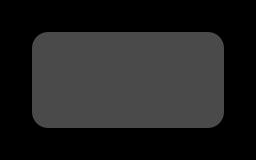

The image is a tile-based game level rendered from a .tmx file. Its description and complete source (layers, tilesets, objects, tile grids) follow:
An orthogonal 8x5 tile map with 32x32 px tiles, 4 tile layers (grid, walls, zonemap, cellrounded) and 4 objects (2x goal, player, robot).

<map version="1.0" orientation="orthogonal" renderorder="right-down" width="8" height="5" tilewidth="32" tileheight="32" nextobjectid="28">
 <properties>
  <property name="_mode" value="" />
  <property name="_title" value="test" />
  <property name="_zone" value="" />
 </properties>
 <tileset firstgid="1" name="cells" tilewidth="32" tileheight="32">
  <image source="../cells.png" trans="ff00ff" width="128" height="384" />
 </tileset>
 <layer name="grid" width="8" height="5">
  <data>
   <tile gid="16" />
   <tile gid="16" />
   <tile gid="16" />
   <tile gid="16" />
   <tile gid="16" />
   <tile gid="16" />
   <tile gid="16" />
   <tile gid="16" />
   <tile gid="16" />
   <tile gid="1" />
   <tile gid="1" />
   <tile gid="1" />
   <tile gid="1" />
   <tile gid="1" />
   <tile gid="1" />
   <tile gid="16" />
   <tile gid="16" />
   <tile gid="1" />
   <tile gid="1" />
   <tile gid="1" />
   <tile gid="1" />
   <tile gid="1" />
   <tile gid="1" />
   <tile gid="16" />
   <tile gid="16" />
   <tile gid="1" />
   <tile gid="1" />
   <tile gid="1" />
   <tile gid="1" />
   <tile gid="1" />
   <tile gid="1" />
   <tile gid="16" />
   <tile gid="16" />
   <tile gid="16" />
   <tile gid="16" />
   <tile gid="16" />
   <tile gid="16" />
   <tile gid="16" />
   <tile gid="16" />
   <tile gid="16" />
  </data>
 </layer>
 <layer name="walls" width="8" height="5">
  <data>
   <tile gid="0" />
   <tile gid="0" />
   <tile gid="0" />
   <tile gid="0" />
   <tile gid="0" />
   <tile gid="0" />
   <tile gid="0" />
   <tile gid="0" />
   <tile gid="0" />
   <tile gid="0" />
   <tile gid="0" />
   <tile gid="0" />
   <tile gid="0" />
   <tile gid="0" />
   <tile gid="0" />
   <tile gid="0" />
   <tile gid="0" />
   <tile gid="0" />
   <tile gid="0" />
   <tile gid="0" />
   <tile gid="0" />
   <tile gid="0" />
   <tile gid="0" />
   <tile gid="0" />
   <tile gid="0" />
   <tile gid="0" />
   <tile gid="0" />
   <tile gid="0" />
   <tile gid="0" />
   <tile gid="0" />
   <tile gid="0" />
   <tile gid="0" />
   <tile gid="0" />
   <tile gid="0" />
   <tile gid="0" />
   <tile gid="0" />
   <tile gid="0" />
   <tile gid="0" />
   <tile gid="0" />
   <tile gid="0" />
  </data>
 </layer>
 <layer name="zonemap" width="8" height="5">
  <data>
   <tile gid="0" />
   <tile gid="0" />
   <tile gid="0" />
   <tile gid="0" />
   <tile gid="0" />
   <tile gid="0" />
   <tile gid="0" />
   <tile gid="0" />
   <tile gid="0" />
   <tile gid="0" />
   <tile gid="0" />
   <tile gid="0" />
   <tile gid="0" />
   <tile gid="0" />
   <tile gid="0" />
   <tile gid="0" />
   <tile gid="0" />
   <tile gid="0" />
   <tile gid="0" />
   <tile gid="0" />
   <tile gid="0" />
   <tile gid="0" />
   <tile gid="0" />
   <tile gid="0" />
   <tile gid="0" />
   <tile gid="0" />
   <tile gid="0" />
   <tile gid="0" />
   <tile gid="0" />
   <tile gid="0" />
   <tile gid="0" />
   <tile gid="0" />
   <tile gid="0" />
   <tile gid="0" />
   <tile gid="0" />
   <tile gid="0" />
   <tile gid="0" />
   <tile gid="0" />
   <tile gid="0" />
   <tile gid="0" />
  </data>
 </layer>
 <layer name="cellrounded" width="8" height="5">
  <data>
   <tile gid="0" />
   <tile gid="0" />
   <tile gid="0" />
   <tile gid="0" />
   <tile gid="0" />
   <tile gid="0" />
   <tile gid="0" />
   <tile gid="0" />
   <tile gid="0" />
   <tile gid="17" />
   <tile gid="0" />
   <tile gid="0" />
   <tile gid="0" />
   <tile gid="0" />
   <tile gid="18" />
   <tile gid="0" />
   <tile gid="0" />
   <tile gid="0" />
   <tile gid="0" />
   <tile gid="0" />
   <tile gid="0" />
   <tile gid="0" />
   <tile gid="0" />
   <tile gid="0" />
   <tile gid="0" />
   <tile gid="19" />
   <tile gid="0" />
   <tile gid="0" />
   <tile gid="0" />
   <tile gid="0" />
   <tile gid="20" />
   <tile gid="0" />
   <tile gid="0" />
   <tile gid="0" />
   <tile gid="0" />
   <tile gid="0" />
   <tile gid="0" />
   <tile gid="0" />
   <tile gid="0" />
   <tile gid="0" />
  </data>
 </layer>
 <objectgroup name="players">
  <object id="24" type="player" x="47.917" y="79" />
 </objectgroup>
 <objectgroup name="enemies">
  <object id="25" type="robot" x="141" y="78.75" />
 </objectgroup>
 <objectgroup name="items">
  <object id="26" type="goal" x="176" y="78.25" />
  <object id="27" type="goal" x="205.75" y="78" />
 </objectgroup>
 <objectgroup name="powerups" />
 <objectgroup name="portals" />
 <objectgroup name="cells" />
</map>
